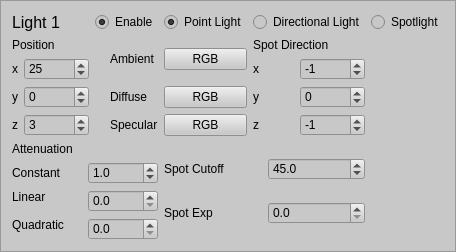
        <widget class="QFrame" name="frame_2">
         <property name="styleSheet">
          <string notr="true">background-color: rgb(200,200,200)</string>
         </property>
         <property name="frameShape">
          <enum>QFrame::StyledPanel</enum>
         </property>
         <property name="frameShadow">
          <enum>QFrame::Raised</enum>
         </property>
         <layout class="QGridLayout" name="gridLayout_8">
          <item row="0" column="0">
           <widget class="QLabel" name="label_10">
            <property name="font">
             <font>
              <pointsize>12</pointsize>
             </font>
            </property>
            <property name="text">
             <string>Light 1</string>
            </property>
           </widget>
          </item>
          <item row="0" column="1" colspan="2">
           <widget class="QRadioButton" name="Light1_On">
            <property name="text">
             <string>Enable</string>
            </property>
            <property name="checked">
             <bool>true</bool>
            </property>
            <property name="autoExclusive">
             <bool>false</bool>
            </property>
           </widget>
          </item>
          <item row="0" column="3">
           <widget class="QRadioButton" name="Light1_Point">
            <property name="text">
             <string>Point Light</string>
            </property>
            <property name="checked">
             <bool>true</bool>
            </property>
           </widget>
          </item>
          <item row="0" column="4">
           <widget class="QRadioButton" name="Light1_Directional">
            <property name="text">
             <string>Directional Light</string>
            </property>
            <property name="checked">
             <bool>false</bool>
            </property>
           </widget>
          </item>
          <item row="0" column="5">
           <widget class="QRadioButton" name="Light1_Spotlight">
            <property name="text">
             <string>Spotlight</string>
            </property>
            <property name="checked">
             <bool>false</bool>
            </property>
           </widget>
          </item>
          <item row="1" column="0">
           <widget class="QLabel" name="label_6">
            <property name="text">
             <string>Position</string>
            </property>
           </widget>
          </item>
          <item row="1" column="2" rowspan="2">
           <widget class="QLabel" name="label_13">
            <property name="text">
             <string>Ambient</string>
            </property>
           </widget>
          </item>
          <item row="1" column="3" rowspan="2">
           <widget class="QPushButton" name="Light1_Ambient">
            <property name="text">
             <string>RGB</string>
            </property>
           </widget>
          </item>
          <item row="1" column="4">
           <widget class="QLabel" name="label_17">
            <property name="text">
             <string>Spot Direction</string>
            </property>
           </widget>
          </item>
          <item row="2" column="0" rowspan="3">
           <layout class="QGridLayout" name="gridLayout_4">
            <item row="0" column="0">
             <widget class="QLabel" name="label_7">
              <property name="text">
               <string>x</string>
              </property>
             </widget>
            </item>
            <item row="0" column="1">
             <widget class="QSpinBox" name="Light1_Pos_X">
              <property name="minimum">
               <number>-10000</number>
              </property>
              <property name="maximum">
               <number>10000</number>
              </property>
              <property name="value">
               <number>25</number>
              </property>
             </widget>
            </item>
            <item row="1" column="0">
             <widget class="QLabel" name="label_8">
              <property name="text">
               <string>y</string>
              </property>
             </widget>
            </item>
            <item row="1" column="1">
             <widget class="QSpinBox" name="Light1_Pos_Y">
              <property name="minimum">
               <number>-10000</number>
              </property>
              <property name="maximum">
               <number>10000</number>
              </property>
             </widget>
            </item>
            <item row="2" column="0">
             <widget class="QLabel" name="label_9">
              <property name="text">
               <string>z</string>
              </property>
             </widget>
            </item>
            <item row="2" column="1">
             <widget class="QSpinBox" name="Light1_Pos_Z">
              <property name="minimum">
               <number>-10000</number>
              </property>
              <property name="maximum">
               <number>10000</number>
              </property>
              <property name="singleStep">
               <number>1</number>
              </property>
              <property name="value">
               <number>3</number>
              </property>
             </widget>
            </item>
           </layout>
          </item>
          <item row="2" column="4" rowspan="3">
           <layout class="QGridLayout" name="gridLayout_5">
            <item row="0" column="0">
             <widget class="QLabel" name="label_14">
              <property name="text">
               <string>x</string>
              </property>
             </widget>
            </item>
            <item row="0" column="1">
             <widget class="QSpinBox" name="Light1_Dir_X">
              <property name="minimum">
               <number>-10000</number>
              </property>
              <property name="maximum">
               <number>10000</number>
              </property>
              <property name="value">
               <number>-1</number>
              </property>
             </widget>
            </item>
            <item row="1" column="0">
             <widget class="QLabel" name="label_15">
              <property name="text">
               <string>y</string>
              </property>
             </widget>
            </item>
            <item row="1" column="1">
             <widget class="QSpinBox" name="Light1_Dir_Y">
              <property name="minimum">
               <number>-10000</number>
              </property>
              <property name="maximum">
               <number>10000</number>
              </property>
             </widget>
            </item>
            <item row="2" column="0">
             <widget class="QLabel" name="label_16">
              <property name="text">
               <string>z</string>
              </property>
             </widget>
            </item>
            <item row="2" column="1">
             <widget class="QSpinBox" name="Light1_Dir_Z">
              <property name="minimum">
               <number>-10000</number>
              </property>
              <property name="maximum">
               <number>10000</number>
              </property>
              <property name="value">
               <number>-1</number>
              </property>
             </widget>
            </item>
           </layout>
          </item>
          <item row="3" column="2">
           <widget class="QLabel" name="label_12">
            <property name="text">
             <string>Diffuse</string>
            </property>
           </widget>
          </item>
          <item row="3" column="3">
           <widget class="QPushButton" name="Light1_Diffuse">
            <property name="text">
             <string>RGB</string>
            </property>
           </widget>
          </item>
          <item row="4" column="2">
           <widget class="QLabel" name="label_11">
            <property name="text">
             <string>Specular</string>
            </property>
           </widget>
          </item>
          <item row="4" column="3">
           <widget class="QPushButton" name="Light1_Specular">
            <property name="text">
             <string>RGB</string>
            </property>
           </widget>
          </item>
          <item row="5" column="0" colspan="2">
           <widget class="QLabel" name="label_18">
            <property name="text">
             <string>Attenuation</string>
            </property>
           </widget>
          </item>
          <item row="5" column="3" rowspan="2" colspan="2">
           <layout class="QGridLayout" name="gridLayout_7">
            <item row="0" column="0">
             <widget class="QLabel" name="label_22">
              <property name="text">
               <string>Spot Cutoff</string>
              </property>
             </widget>
            </item>
            <item row="0" column="1">
             <widget class="QDoubleSpinBox" name="Light1_Spot_Cutoff">
              <property name="decimals">
               <number>1</number>
              </property>
              <property name="maximum">
               <double>90.000000000000000</double>
              </property>
              <property name="value">
               <double>45.000000000000000</double>
              </property>
             </widget>
            </item>
            <item row="1" column="0">
             <widget class="QLabel" name="label_23">
              <property name="text">
               <string>Spot Exp</string>
              </property>
             </widget>
            </item>
            <item row="1" column="1">
             <widget class="QDoubleSpinBox" name="Light1_Spot_Exp">
              <property name="decimals">
               <number>1</number>
              </property>
              <property name="maximum">
               <double>100.000000000000000</double>
              </property>
              <property name="singleStep">
               <double>0.100000000000000</double>
              </property>
             </widget>
            </item>
           </layout>
          </item>
          <item row="6" column="0" colspan="3">
           <layout class="QGridLayout" name="gridLayout_6">
            <item row="0" column="0">
             <widget class="QLabel" name="label_19">
              <property name="text">
               <string>Constant</string>
              </property>
             </widget>
            </item>
            <item row="0" column="1">
             <widget class="QDoubleSpinBox" name="Light1_Constant">
              <property name="decimals">
               <number>1</number>
              </property>
              <property name="singleStep">
               <double>0.100000000000000</double>
              </property>
              <property name="value">
               <double>1.000000000000000</double>
              </property>
             </widget>
            </item>
            <item row="1" column="0">
             <widget class="QLabel" name="label_20">
              <property name="text">
               <string>Linear</string>
              </property>
             </widget>
            </item>
            <item row="1" column="1" rowspan="2">
             <widget class="QDoubleSpinBox" name="Light1_Linear">
              <property name="decimals">
               <number>1</number>
              </property>
              <property name="singleStep">
               <double>0.100000000000000</double>
              </property>
             </widget>
            </item>
            <item row="2" column="0" rowspan="2">
             <widget class="QLabel" name="label_21">
              <property name="text">
               <string>Quadratic</string>
              </property>
             </widget>
            </item>
            <item row="3" column="1">
             <widget class="QDoubleSpinBox" name="Light1_Quadratic">
              <property name="decimals">
               <number>1</number>
              </property>
              <property name="singleStep">
               <double>0.100000000000000</double>
              </property>
             </widget>
            </item>
           </layout>
          </item>
         </layout>
        </widget>
